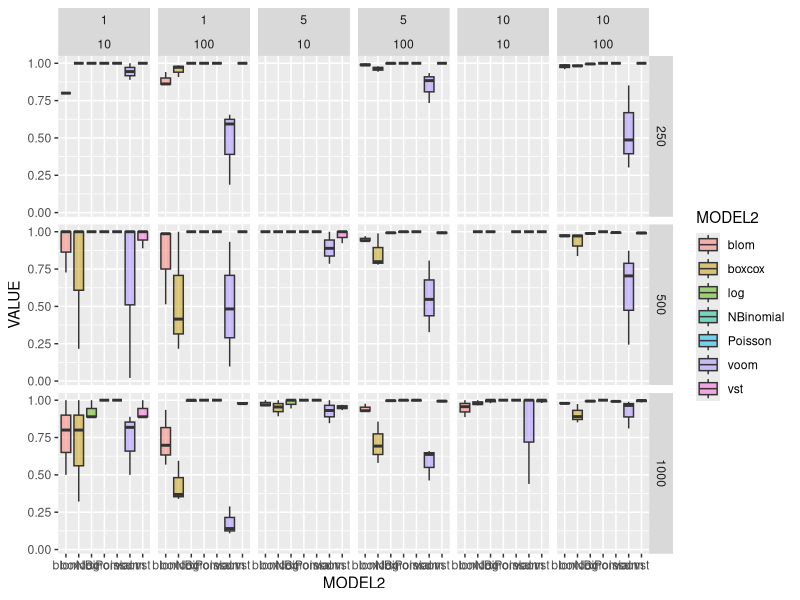

The R script that drew this image:
require('ggplot2')
require('dplyr')

map_mdls = list(NBinomial = 'NB', Normal = 'N', Poisson = 'P')
map_trans = list(none = 'NB', Normal = 'N', Poisson = 'P')

metrics = read.table('metrics.txt', stringsAsFactors = F, sep = ',', header = T)
metrics = metrics %>%
  tidyr::gather(METRIC, VALUE, -c(NSAMPLES, NGENES, NGENES_AFFECTED, NMARKERS, NMARKERS_CAUSAL, MODEL, TRANS)) %>%
  mutate(MODEL2 = ifelse(MODEL %in% c('NBinomial', 'Poisson'), MODEL, TRANS))

metrics_filt = metrics %>%
  filter(METRIC %in% c('PPV'), TRANS != 'scaled', NGENES_AFFECTED > 1, MODEL %in% c('Normal', 'Poisson', 'NBinomial'))

ggplot(data = metrics_filt, mapping = aes(x = MODEL2, y = VALUE, fill = MODEL2)) +
  geom_boxplot(alpha = 0.5) +
  facet_grid(NSAMPLES ~ NMARKERS_CAUSAL + NGENES_AFFECTED)
